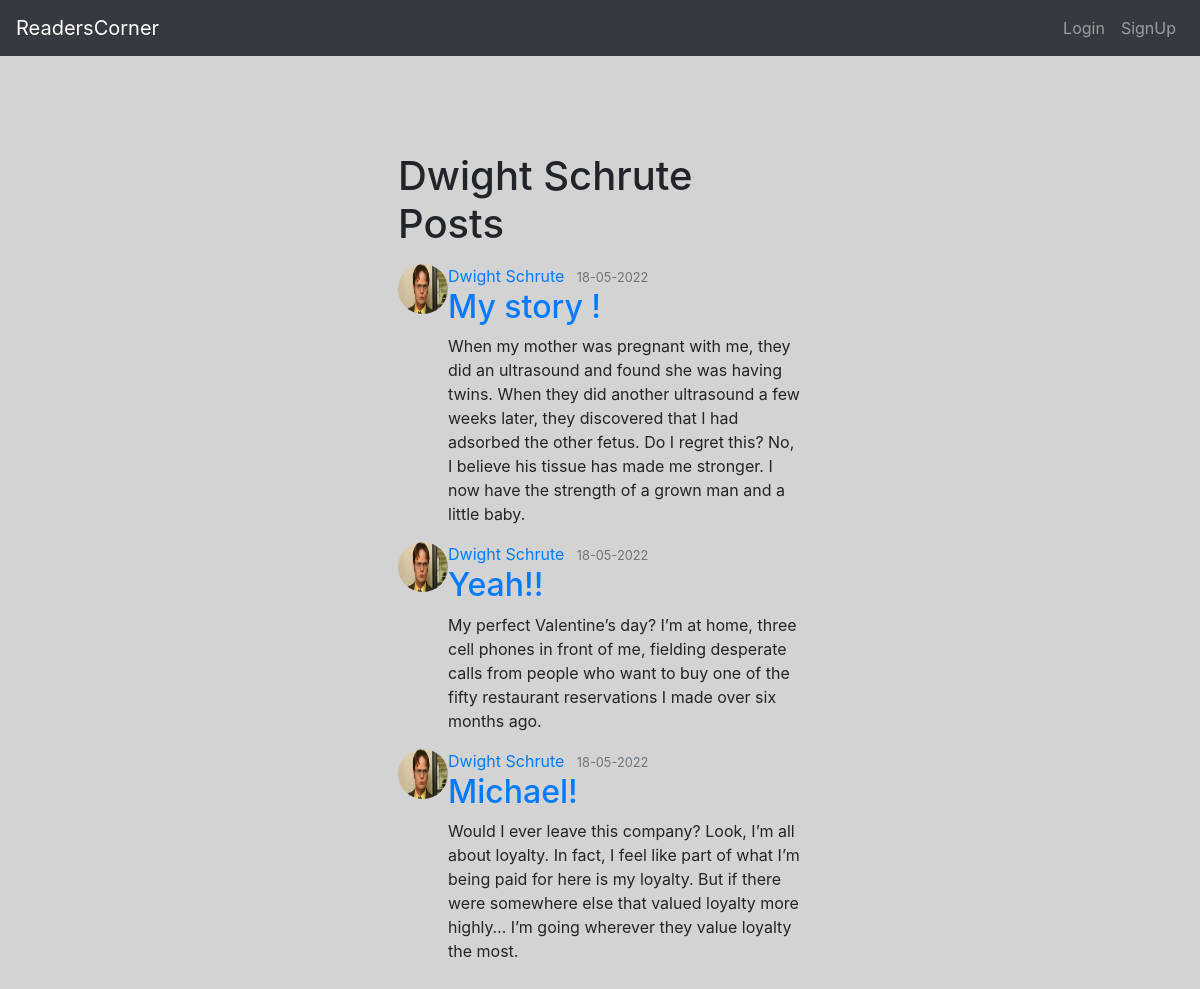
Screenshot of /user/Dwight Schrute with the database file from the repository.
### flaskmedia/models.py (models this page shows, shortened)
class User(db.Model, UserMixin):
    id = db.Column(db.Integer, primary_key=True)
    username = db.Column(db.String(20), unique=True, nullable=False)
    email = db.Column(db.String(120), unique=True, nullable=False)
    image_file = db.Column(db.String(20), nullable=False, default='default.jpg')
    password = db.Column(db.String(60), nullable=False)
    posts = db.relationship('Post', backref='author', lazy=True)

class Post(db.Model):
    id = db.Column(db.Integer, primary_key=True)
    title = db.Column(db.String(100), nullable=False)
    date_posted = db.Column(db.DateTime, nullable=False, default=datetime.utcnow)
    content = db.Column(db.Text, nullable=False)
    user_id = db.Column(db.Integer, db.ForeignKey('user.id'), nullable=False)

### flaskmedia/routes.py (the view)
@app.route("/user/<string:username>")
def user_post(username):
    user=User.query.filter_by(username=username).first_or_404()
    posts=Post.query.filter_by(author=user).order_by(Post.date_posted.desc()).all()
    return render_template('user_post.html', posts=posts, user=user)

### flaskmedia/templates/user_post.html (shortened to what this page needs)
{% extends 'base.html' %}
{% block content %}
 <div class="col-md-5 p-lg-5 mx-auto my-5">
     <h1 class="mb-3">{{ user.username }} Posts{{ posts.total }}</h1>
      {% for post in posts %}
        <article class="media content-section">
          <img class="rounded-circle article-img" src="{{url_for('static', filename='dp/' + post.author.image_file) }}" width="50" height="50">
            <div class="media-body">
            <div class="article-metadata">
              <a class="mr-2" href="{{url_for('user_post', username=post.author.username)}}">{{ post.author.username }}</a>
              <small class="text-muted">{{ post.date_posted.strftime('%d-%m-%Y') }}</small>
            </div>
            <h2><a class="article-title" href="{{ url_for('post', post_id=post.id)}}">{{ post.title }}</a></h2>
            <p class="article-content">{{ post.content }}</p>
          </div>
        </article>
      {% endfor %}
  {% endblock content %}

### rows the page displays
User: username "Dwight Schrute"
Post: image_file (picture), author.username "Dwight Schrute", date_posted "18-05-2022", title "My story !", content "When my mother was pregnant with me, they did an ultrasound and found she was having twins. When they did another ultrasound a few weeks later, they discovered that I had adsorbed the other fetus. Do I regret this? No, I believe his tissue has made me stronger. I now have the strength of a grown man and a little baby."
Post: image_file (picture), author.username "Dwight Schrute", date_posted "18-05-2022", title "Yeah!!", content "My perfect Valentine’s day? I’m at home, three cell phones in front of me, fielding desperate calls from people who want to buy one of the fifty restaurant reservations I made over six months ago."
Post: image_file (picture), author.username "Dwight Schrute", date_posted "18-05-2022", title "Michael!", content "Would I ever leave this company? Look, I’m all about loyalty. In fact, I feel like part of what I’m being paid for here is my loyalty. But if there were somewhere else that valued loyalty more highly… I’m going wherever they value loyalty the most."
